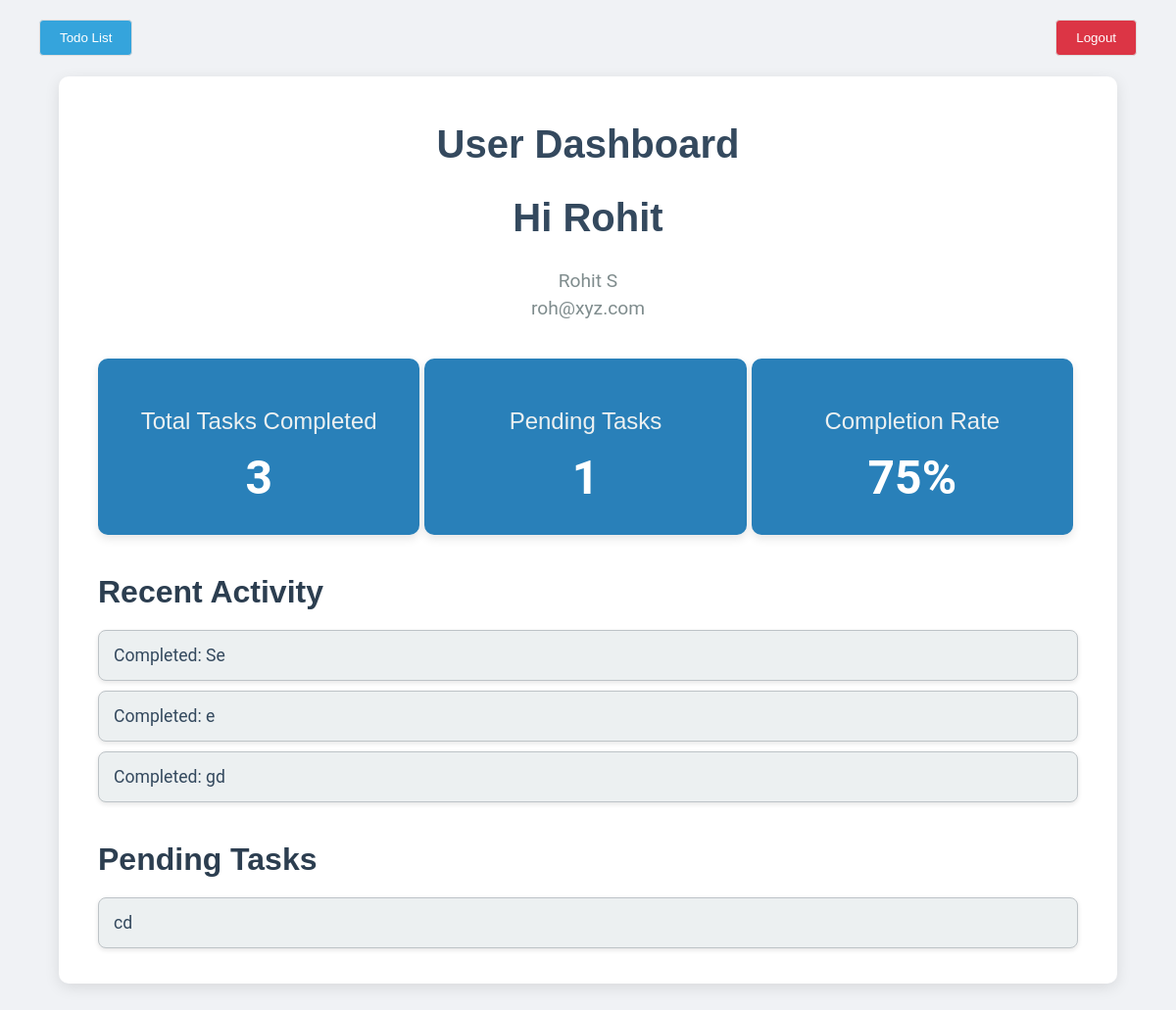
Page /dashboard/2 on the earlier database version.
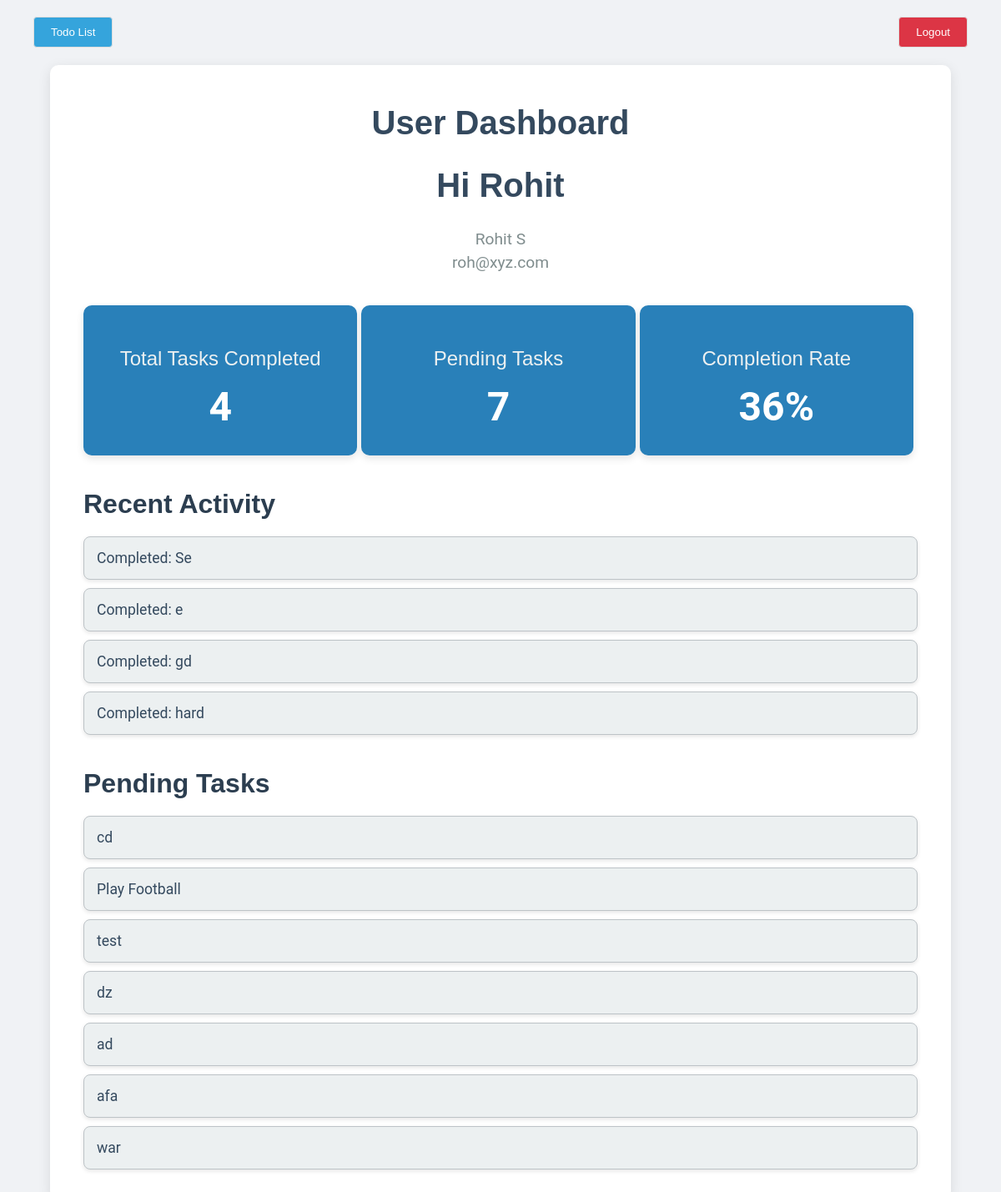
Same page on the later database version.
### models.py (models this page shows, shortened)
class Todo(db.Model):
    todo_id=db.Column(db.Integer,primary_key=True)
    title=db.Column(db.String(200))
    completed=db.Column(db.Boolean,default=False)
    user_id=db.Column(db.Integer)
    clear=db.Column(db.Boolean,default=False)
    priority =db.Column(db.String(20))

### app.py (the view)
@app.route('/dashboard/<int:user_id>')
def dashboard(user_id):
    data=User.query.filter_by(user_id=user_id).first()
    todolist1 = Todo.query.filter_by(user_id=user_id).all()
    todolist2 = Todo.query.filter_by(user_id=user_id).filter_by(completed=True).all()
    todolist3 = Todo.query.filter_by(user_id=user_id).filter_by(completed=False).all()
    tasks=len(todolist1)
    comp=len(todolist2)
    if tasks!=0:
        per=(comp*100)//tasks
    else:
        per=0
    return render_template('dashboard.html',data=data,len=tasks,com=comp,comdata=todolist2,per=per,todolist3=todolist3)

### templates/dashboard.html (shortened to what this page needs)
<!DOCTYPE html>
<html lang="en">
<head>
    <link rel="stylesheet" href="{{ url_for('static', filename='dashboard.css') }}">
</head>
<body>
    <div class="button-container">
        <a href="{{ url_for('index', user_id=data.user_id) }}"><button class="todo">Todo List</button></a>
        <a href="{{ url_for('main') }}"><button class="logout">Logout</button></a>
    </div>
    <br><br>
    <div class="dashboard-container">
        <div class="user-info">
            <h1>User Dashboard</h1>
            <h1>{{"Hi " + data.fname}}</h1>
            <p id="user-name">{{data.fname + " " + data.lname}}</p>
            <p id="user-email">{{data.email}}</p>
        </div>
        <div class="stats-overview">
            <div class="stat-item">
                <h2>Total Tasks Completed</h2>
                <p id="total-completed">{{com}}</p>
            </div>
            <div class="stat-item">
                <h2>Pending Tasks</h2>
                <p id="pending-tasks">{{len-com}}</p>
            </div>
            <div class="stat-item">
                <h2>Completion Rate</h2>
                <p id="completion-rate">{{per}}%</p>
            </div>
        </div>
       <div class="recent-activity">
            <h2>Recent Activity</h2>
            <ul id="recent-activity-list">
                {% for todo in comdata %}
                <li>{{"Completed: " + todo.title}}</li>
                {% endfor %}
            </ul>
        </div>
        <div class="recent-activity">
            <h2>Pending Tasks</h2>
            <ul id="recent-activity-list">
                {% for todo in todolist3 %}
                <li>{{todo.title}}</li>
                {% endfor %}
            </ul>
        </div>
    </div>
</body>
</html>

Differences in the rows shown:
added Todo: title "Completed: hard", shown under "Recent Activity"
added Todo: title "Play Football", shown under "Pending Tasks"
added Todo: title "test", shown under "Pending Tasks"
added Todo: title "dz", shown under "Pending Tasks"
added Todo: title "ad", shown under "Pending Tasks"
added Todo: title "afa", shown under "Pending Tasks"
added Todo: title "war", shown under "Pending Tasks"
Other differences:
{{ com }}: "3" → "4"
{{ len-com }}: "1" → "7"
{{ per }}: "75" → "36"
